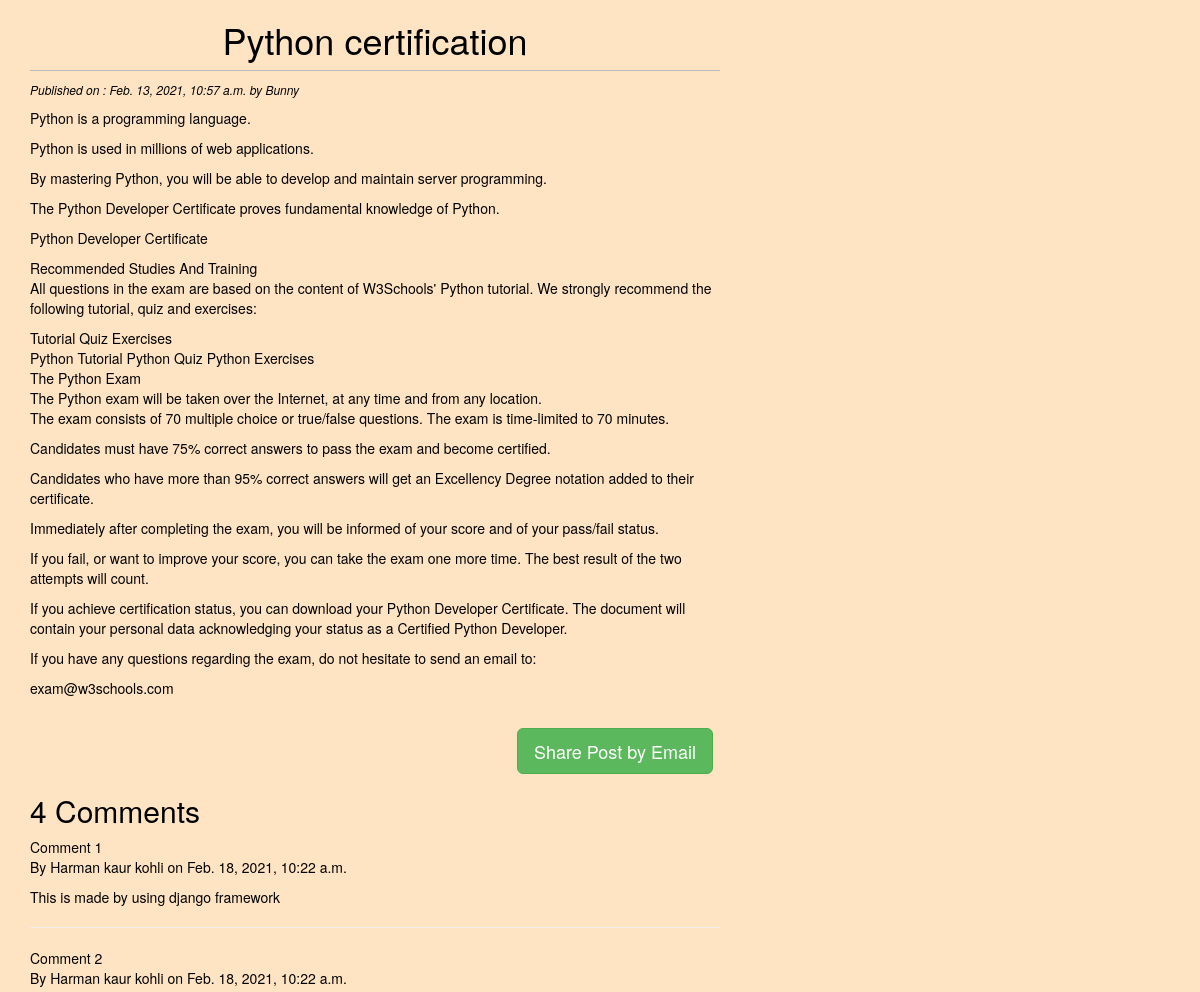
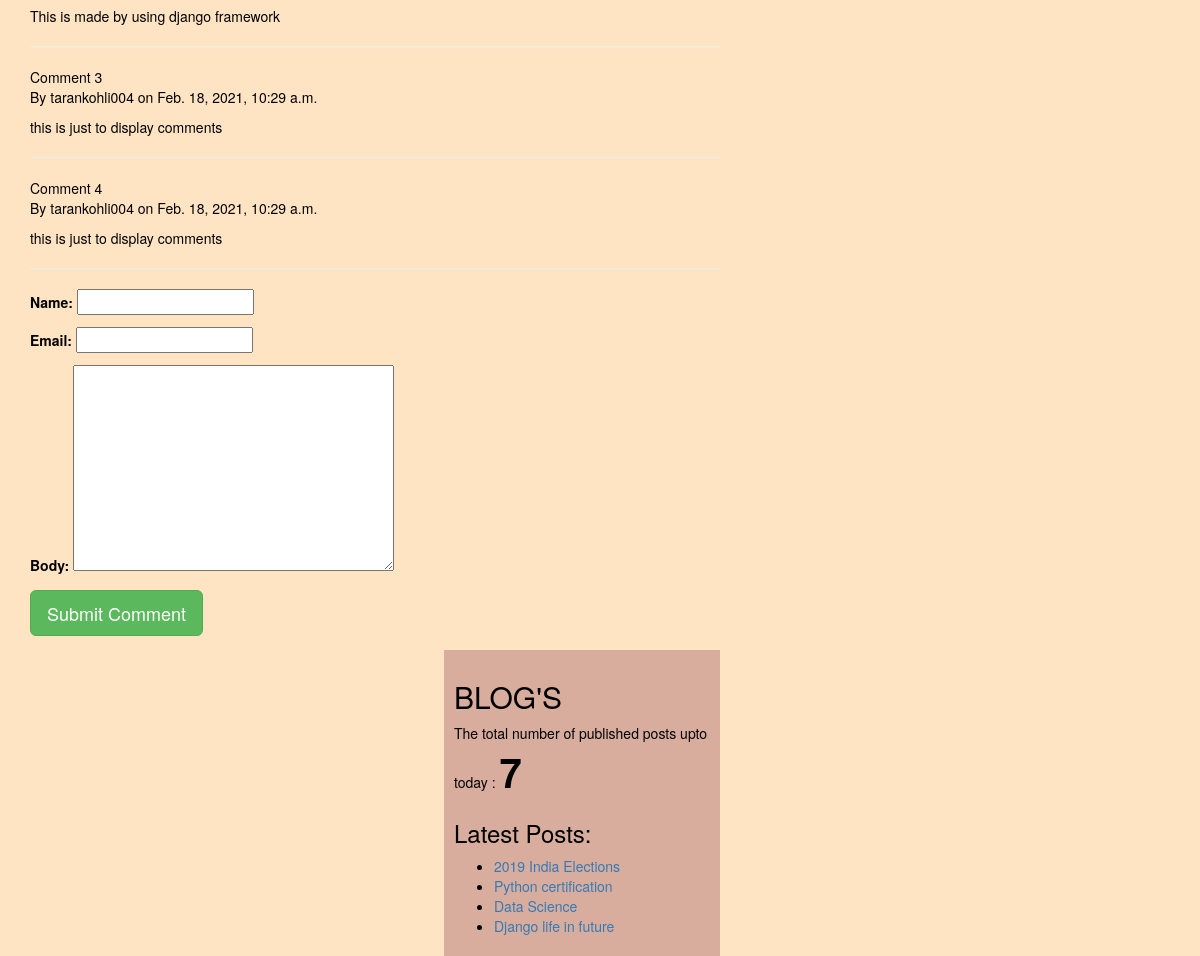
The app's page /2021/02/13/python-certification/ with its own data (2 pictures, top to bottom).
### blog/models.py (models this page shows, shortened)
class POST(models.Model):
     STATUS_CHOICES=(('draft','Draft'),('published','Published'))
     title=models.CharField(max_length=256)
     slug=models.SlugField(max_length=264,unique_for_date="publish")
     author=models.ForeignKey(User,related_name="blog_post",on_delete=models.CASCADE)
     body=models.TextField()
     publish=models.DateTimeField(default=timezone.now)
     created=models.DateTimeField(auto_now_add=True)
     updated=models.DateTimeField(auto_now=True)
     status=models.CharField(max_length=10,choices=STATUS_CHOICES,default="draft")
     objects=CustomManager()
     tags=TaggableManager()
     class Meta:
        ordering=('-publish',)
     def get_absolute_url(self):
          return reverse("post_detail",args=[self.publish.year,self.publish.strftime("%m"),self.publish.strftime("%d"),self.slug] )

class Comment(models.Model):
     post=models.ForeignKey(POST,related_name="comments",on_delete=models.CASCADE)
     name=models.CharField(max_length=30)
     email=models.EmailField()
     body=models.TextField()
     created=models.DateTimeField(auto_now_add=True)
     update=models.DateTimeField(auto_now=True)
     active=models.BooleanField(default=True)
     class Meta:
          ordering=('created',)

### blog/views.py (the view, shortened to what this page needs)
# urls.py: path('<int:year>/<int:month>/<int:day>/<slug:post>/', views.post_detail_view,name="post_detail"),
def post_detail_view(request,year,month,day,post):
    post=get_object_or_404(POST,slug=post,status='published',
            publish__year=year,
            publish__month=month,
            publish__day=day)
    comments=post.comments.filter(active=True)
    csubmit=False
    form=CommentForm()
    return render(request,"blog/post_detail.html",{'post':post,'comments':comments,'csubmit':csubmit,'form':form})

### blog/forms.py
class CommentForm(forms.ModelForm):
    class Meta:
        model=Comment
        fields=('name','email','body')

### blog/models.py (called while the page is built)
     def get_queryset(self):
          return super().get_queryset().filter(status="published")

### blog/templatetags/blog_tags.py (called while the page is built)
@register.simple_tag
def total_posts():
    return POST.objects.count()

@register.inclusion_tag('blog/latest_posts123.html')
def show_latest_posts(count=4):
    latest_posts=POST.objects.order_by('-publish')[:count]
    return {'latest_posts':latest_posts}
    return POST.objects.annotate(total_comments=Count('comments')).order_by('-total_comments')[:count]

### templates/blog/post_detail.html (shortened to what this page needs)
<!DOCTYPE>
{% extends 'blog/base.html' %}
{% block content %}
  <h1> {{post.title}}</h1>
    <p id="date">
    Published on : {{post.publish}} by {{post.author|title}}
    </p>
   {{post.body|linebreaks}}
   <br>
   <div class="container" align="center">
      <a href="/{{post.id}}/share" class="btn btn-lg btn-success">Share Post by Email</a>
   </div>
     {%with comments.count as comment_count%}
      <h2>{{comment_count}} Comment{{comment_count|pluralize}}</h2>
     {% endwith %}
   {%if comments %}
    {% for comment in comments  %}
     <p id="ch">
       Comment {{forloop.counter}}<br>
       By {{comment.name}} on {{comment.created}}
     </p>
      <div class="cb">
       {{comment.body|linebreaks}}
       <hr>
{% endfor %}
      </div>
     {%else%}
      <p>No Comments yet </p>
      {%endif%}
{%if csubmit%}
  <h2>Your comment added Successfully</h2>
   {%else%}
    <form method='POST'>
    {{form.as_p}}
    <input type="submit" name="" class="btn btn-success btn-lg" value="Submit Comment">
    </form>
  {%endif%}
  {% endblock  %}

### templates/blog/latest_posts123.html
<ul>
{%for post in latest_posts%}
 <li><a href="{{post.get_absolute_url}}">{{post.title}}</a></li>
{%endfor%}
</ul>

### static/css/blog.css (style rules this page uses)
h1 { text-align: center; padding-bottom: 10px; border-bottom: 1px solid #bbb; }
body { color: black; background-color: bisque; }
#date { font-style: italic; color: black; font-size: 12px; }

### records on screen
POST: title "Python certification", publish "Feb. 13, 2021, 10:57 a.m.", author "Bunny", body "Python is a programming language. Python is used in millions of web applications. By mastering Python, you will be able to develop and maintain server programming. The Python Developer Certificate proves fundamental knowledge of Python. Python Developer Certificate Recommended Studies And Training All questions in the exam are based on the content of W3Schools' Python tutorial. We strongly recommend the following tutorial, quiz and exercises: Tutorial Quiz Exercises Python Tutorial Python Quiz Python Exercises The Python Exam The Python exam will be taken over the Internet, at any time and from any location. The exam consists of 70 multiple choice or true/false questions. The exam is…"
Comment: name "Harman kaur kohli", created "Feb. 18, 2021, 10:22 a.m.", body "This is made by using django framework"
Comment: name "Harman kaur kohli", created "Feb. 18, 2021, 10:22 a.m.", body "This is made by using django framework"
Comment: name "tarankohli004", created "Feb. 18, 2021, 10:29 a.m.", body "this is just to display comments"
Comment: name "tarankohli004", created "Feb. 18, 2021, 10:29 a.m.", body "this is just to display comments"
POST: title "2019 India Elections"
POST: title "Data Science"
POST: title "Django life in future"

### other values on screen
{{ comment_count }} "4"
